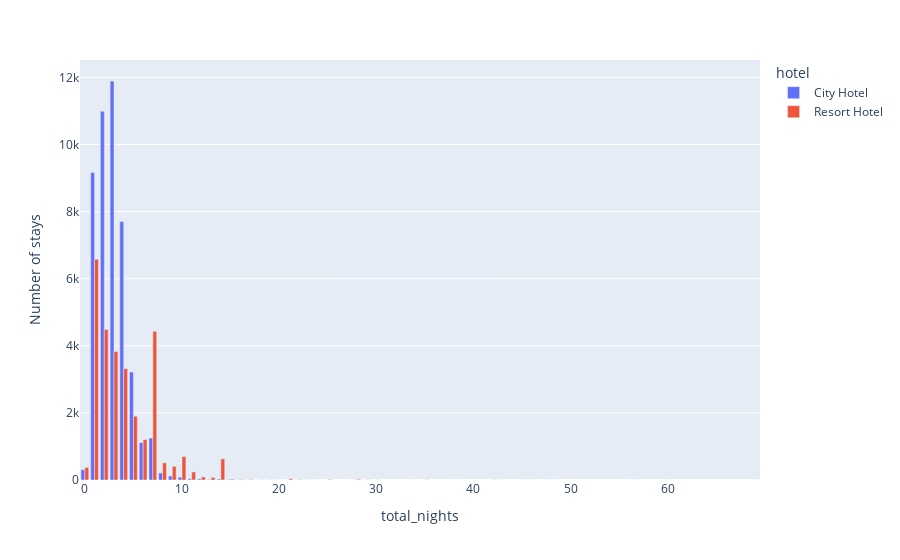

This figure's notebook cell:
### Code cell
px.bar(data_frame = stay, x = 'total_nights', y = 'Number of stays', color = 'hotel', barmode = 'group')

### Figure 1 — Plotly figure (JSON) as saved in the notebook; plotly's stock layout.template omitted (floating-point values rounded to 4 significant figures)
{"data": [{"alignmentgroup": "True", "hovertemplate": "hotel=City Hotel<br>total_nights=%{x}<br>Number of stays=%{y}<extra></extra>", "legendgroup": "City Hotel", "marker": {"color": "#636efa", "pattern": {"shape": ""}}, "name": "City Hotel", "offsetgroup": "City Hotel", "orientation": "v", "showlegend": true, "textposition": "auto", "type": "bar", "x": [0, 1, 2, 3, 4, 5, 6, 7, 8, 9, 10, 11, 12, 13, 14, 15, 16, 17, 18, 19, 20, 21, 22, 23, 24, 27, 28, 29, 34, 43, 48, 49, 57], "xaxis": "x", "y": [308, 9169, 10992, 11895, 7704, 3221, 1116, 1251, 209, 120, 83, 36, 35, 16, 29, 16, 6, 4, 1, 2, 1, 1, 3, 1, 1, 1, 1, 1, 1, 1, 1, 1, 1], "yaxis": "y"}, {"alignmentgroup": "True", "hovertemplate": "hotel=Resort Hotel<br>total_nights=%{x}<br>Number of stays=%{y}<extra></extra>", "legendgroup": "Resort Hotel", "marker": {"color": "#EF553B", "pattern": {"shape": ""}}, "name": "Resort Hotel", "offsetgroup": "Resort Hotel", "orientation": "v", "showlegend": true, "textposition": "auto", "type": "bar", "x": [0, 1, 2, 3, 4, 5, 6, 7, 8, 9, 10, 11, 12, 13, 14, 15, 16, 17, 18, 19, 21, 22, 23, 25, 28, 29, 30, 35, 38, 42, 45, 46, 56, 60, 69], "xaxis": "x", "y": [372, 6580, 4488, 3830, 3321, 1900, 1206, 4435, 511, 408, 700, 240, 90, 75, 630, 23, 12, 11, 5, 4, 35, 7, 1, 14, 22, 2, 2, 5, 1, 3, 1, 1, 1, 1, 1], "yaxis": "y"}], "layout": {"barmode": "group", "legend": {"title": {"text": "hotel"}, "tracegroupgap": 0}, "margin": {"t": 60}, "xaxis": {"anchor": "y", "domain": [0, 1], "title": {"text": "total_nights"}}, "yaxis": {"anchor": "x", "domain": [0, 1], "title": {"text": "Number of stays"}}}}
